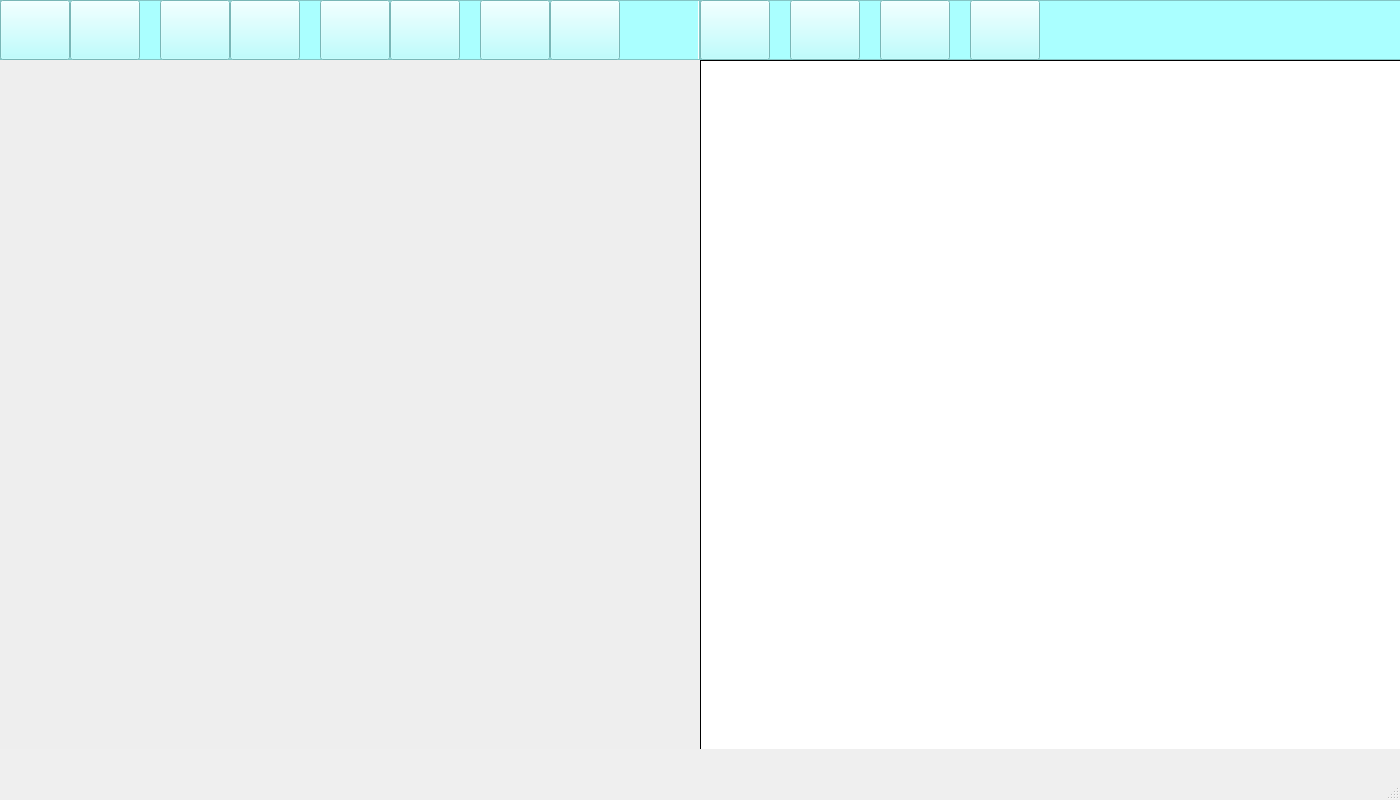
<?xml version="1.0" encoding="UTF-8"?>
<ui version="4.0">
 <class>MainWindow</class>
 <widget class="QMainWindow" name="MainWindow">
  <property name="geometry">
   <rect>
    <x>0</x>
    <y>0</y>
    <width>1400</width>
    <height>800</height>
   </rect>
  </property>
  <property name="windowTitle">
   <string>ScanImage</string>
  </property>
  <widget class="QWidget" name="centralwidget">
   <widget class="QFrame" name="frame">
    <property name="geometry">
     <rect>
      <x>0</x>
      <y>0</y>
      <width>700</width>
      <height>749</height>
     </rect>
    </property>
    <property name="styleSheet">
     <string notr="true">background-color: rgb(238, 238, 238);</string>
    </property>
    <property name="frameShape">
     <enum>QFrame::StyledPanel</enum>
    </property>
    <property name="frameShadow">
     <enum>QFrame::Raised</enum>
    </property>
    <widget class="QFrame" name="frame_3">
     <property name="geometry">
      <rect>
       <x>0</x>
       <y>0</y>
       <width>700</width>
       <height>60</height>
      </rect>
     </property>
     <property name="styleSheet">
      <string notr="true">background-color: rgb(170, 255, 255);
border-bottom: 1px solid rgb(255, 255, 255);
border-right: 2px solid rgb(255, 255, 255);
</string>
     </property>
     <property name="frameShape">
      <enum>QFrame::StyledPanel</enum>
     </property>
     <property name="frameShadow">
      <enum>QFrame::Raised</enum>
     </property>
     <widget class="QPushButton" name="addImage">
      <property name="geometry">
       <rect>
        <x>0</x>
        <y>0</y>
        <width>70</width>
        <height>60</height>
       </rect>
      </property>
      <property name="text">
       <string/>
      </property>
      <property name="icon">
       <iconset>
        <normaloff>photo.png</normaloff>photo.png</iconset>
      </property>
      <property name="iconSize">
       <size>
        <width>40</width>
        <height>40</height>
       </size>
      </property>
     </widget>
     <widget class="QPushButton" name="pasteImage">
      <property name="geometry">
       <rect>
        <x>70</x>
        <y>0</y>
        <width>70</width>
        <height>60</height>
       </rect>
      </property>
      <property name="text">
       <string/>
      </property>
      <property name="icon">
       <iconset>
        <normaloff>paste.png</normaloff>paste.png</iconset>
      </property>
      <property name="iconSize">
       <size>
        <width>40</width>
        <height>40</height>
       </size>
      </property>
     </widget>
     <widget class="QPushButton" name="fitImage">
      <property name="geometry">
       <rect>
        <x>160</x>
        <y>0</y>
        <width>70</width>
        <height>60</height>
       </rect>
      </property>
      <property name="text">
       <string/>
      </property>
      <property name="icon">
       <iconset>
        <normaloff>resize.png</normaloff>resize.png</iconset>
      </property>
      <property name="iconSize">
       <size>
        <width>40</width>
        <height>40</height>
       </size>
      </property>
     </widget>
     <widget class="QPushButton" name="actualSize">
      <property name="geometry">
       <rect>
        <x>230</x>
        <y>0</y>
        <width>70</width>
        <height>60</height>
       </rect>
      </property>
      <property name="text">
       <string/>
      </property>
      <property name="icon">
       <iconset>
        <normaloff>reduce.png</normaloff>reduce.png</iconset>
      </property>
      <property name="iconSize">
       <size>
        <width>40</width>
        <height>40</height>
       </size>
      </property>
     </widget>
     <widget class="QPushButton" name="zoomOut">
      <property name="geometry">
       <rect>
        <x>390</x>
        <y>0</y>
        <width>70</width>
        <height>60</height>
       </rect>
      </property>
      <property name="text">
       <string/>
      </property>
      <property name="icon">
       <iconset>
        <normaloff>zoom-out.png</normaloff>zoom-out.png</iconset>
      </property>
      <property name="iconSize">
       <size>
        <width>40</width>
        <height>40</height>
       </size>
      </property>
     </widget>
     <widget class="QPushButton" name="zoomIn">
      <property name="geometry">
       <rect>
        <x>320</x>
        <y>0</y>
        <width>70</width>
        <height>60</height>
       </rect>
      </property>
      <property name="text">
       <string/>
      </property>
      <property name="icon">
       <iconset>
        <normaloff>zoom-in.png</normaloff>zoom-in.png</iconset>
      </property>
      <property name="iconSize">
       <size>
        <width>40</width>
        <height>40</height>
       </size>
      </property>
     </widget>
     <widget class="QPushButton" name="turnLeft">
      <property name="geometry">
       <rect>
        <x>480</x>
        <y>0</y>
        <width>70</width>
        <height>60</height>
       </rect>
      </property>
      <property name="text">
       <string/>
      </property>
      <property name="icon">
       <iconset>
        <normaloff>turn_left.png</normaloff>turn_left.png</iconset>
      </property>
      <property name="iconSize">
       <size>
        <width>40</width>
        <height>40</height>
       </size>
      </property>
     </widget>
     <widget class="QPushButton" name="turnRight">
      <property name="geometry">
       <rect>
        <x>550</x>
        <y>0</y>
        <width>70</width>
        <height>60</height>
       </rect>
      </property>
      <property name="text">
       <string/>
      </property>
      <property name="icon">
       <iconset>
        <normaloff>turn-right.png</normaloff>turn-right.png</iconset>
      </property>
      <property name="iconSize">
       <size>
        <width>40</width>
        <height>40</height>
       </size>
      </property>
     </widget>
    </widget>
    <widget class="QLabel" name="imageLabel">
     <property name="geometry">
      <rect>
       <x>0</x>
       <y>60</y>
       <width>700</width>
       <height>691</height>
      </rect>
     </property>
     <property name="text">
      <string/>
     </property>
     <property name="scaledContents">
      <bool>false</bool>
     </property>
     <property name="alignment">
      <set>Qt::AlignCenter</set>
     </property>
    </widget>
   </widget>
   <widget class="QFrame" name="frame_2">
    <property name="geometry">
     <rect>
      <x>700</x>
      <y>0</y>
      <width>1000</width>
      <height>749</height>
     </rect>
    </property>
    <property name="styleSheet">
     <string notr="true">background-color: rgb(255, 255, 255);</string>
    </property>
    <property name="inputMethodHints">
     <set>Qt::ImhNone</set>
    </property>
    <property name="frameShape">
     <enum>QFrame::StyledPanel</enum>
    </property>
    <property name="frameShadow">
     <enum>QFrame::Raised</enum>
    </property>
    <widget class="QFrame" name="frame_4">
     <property name="geometry">
      <rect>
       <x>0</x>
       <y>0</y>
       <width>1000</width>
       <height>60</height>
      </rect>
     </property>
     <property name="styleSheet">
      <string notr="true">background-color: rgb(170, 255, 255);</string>
     </property>
     <property name="frameShape">
      <enum>QFrame::StyledPanel</enum>
     </property>
     <property name="frameShadow">
      <enum>QFrame::Raised</enum>
     </property>
     <widget class="QPushButton" name="scanImage">
      <property name="geometry">
       <rect>
        <x>0</x>
        <y>0</y>
        <width>70</width>
        <height>60</height>
       </rect>
      </property>
      <property name="text">
       <string/>
      </property>
      <property name="icon">
       <iconset>
        <normaloff>scan.png</normaloff>scan.png</iconset>
      </property>
      <property name="iconSize">
       <size>
        <width>40</width>
        <height>40</height>
       </size>
      </property>
     </widget>
     <widget class="QPushButton" name="removeText">
      <property name="geometry">
       <rect>
        <x>90</x>
        <y>0</y>
        <width>70</width>
        <height>60</height>
       </rect>
      </property>
      <property name="text">
       <string/>
      </property>
      <property name="icon">
       <iconset>
        <normaloff>eraser.png</normaloff>eraser.png</iconset>
      </property>
      <property name="iconSize">
       <size>
        <width>40</width>
        <height>40</height>
       </size>
      </property>
     </widget>
     <widget class="QPushButton" name="findText">
      <property name="geometry">
       <rect>
        <x>180</x>
        <y>0</y>
        <width>70</width>
        <height>60</height>
       </rect>
      </property>
      <property name="text">
       <string/>
      </property>
      <property name="icon">
       <iconset>
        <normaloff>text.png</normaloff>text.png</iconset>
      </property>
      <property name="iconSize">
       <size>
        <width>40</width>
        <height>40</height>
       </size>
      </property>
     </widget>
     <widget class="QPushButton" name="savePDF">
      <property name="geometry">
       <rect>
        <x>270</x>
        <y>0</y>
        <width>70</width>
        <height>60</height>
       </rect>
      </property>
      <property name="text">
       <string/>
      </property>
      <property name="icon">
       <iconset>
        <normaloff>pdf-document.png</normaloff>pdf-document.png</iconset>
      </property>
      <property name="iconSize">
       <size>
        <width>40</width>
        <height>40</height>
       </size>
      </property>
     </widget>
    </widget>
    <widget class="QPlainTextEdit" name="textArea">
     <property name="geometry">
      <rect>
       <x>0</x>
       <y>60</y>
       <width>1000</width>
       <height>691</height>
      </rect>
     </property>
     <property name="font">
      <font>
       <family>Times New Roman</family>
       <pointsize>18</pointsize>
      </font>
     </property>
     <property name="styleSheet">
      <string notr="true">border:1px solid rgb(0, 0, 0);</string>
     </property>
     <property name="locale">
      <locale language="Vietnamese" country="Vietnam"/>
     </property>
    </widget>
   </widget>
  </widget>
  <widget class="QMenuBar" name="menubar">
   <property name="geometry">
    <rect>
     <x>0</x>
     <y>0</y>
     <width>1400</width>
     <height>26</height>
    </rect>
   </property>
  </widget>
  <widget class="QStatusBar" name="statusbar"/>
 </widget>
 <resources/>
 <connections/>
</ui>
